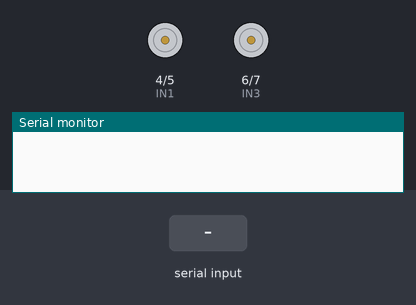
Bench run of a sketch on a simulated Arduino Uno, built with avr-gcc and run on an emulated ATmega328P. On the bench: motor-driver pin pairs drawn as motors (green arrow = first pin HIGH = forward, orange = second pin HIGH = backward, longer = more drive), the last lines printed to the serial monitor. The test bench sets the inputs (shaded band).

Above: at 1.2 s.
1.3 s: "F" received over the second serial link
At 2.0 s:
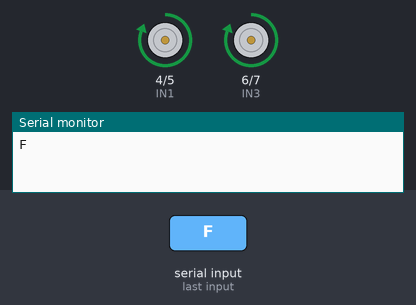
2.8 s: "B" received over the second serial link
At 3.2 s:
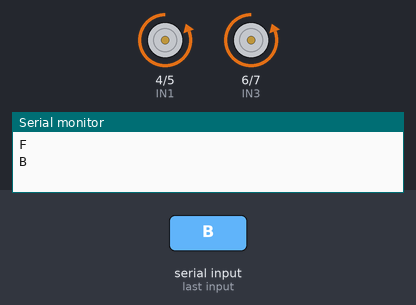
4.3 s: "L" received over the second serial link
At 5.5 s:
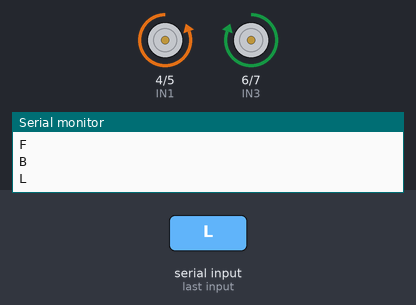
5.8 s: "R" received over the second serial link
At 6.6 s:
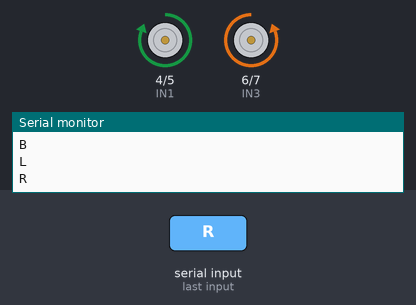
Timing chart, 0 to 8.3 s (numbered marks = the images above; inputs shaded):
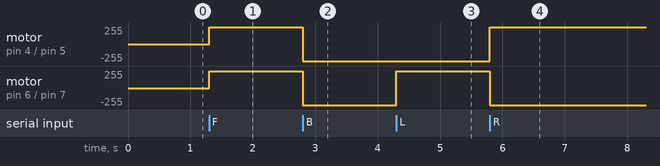

Measured:
- after the input at 1.3 s, motor on pin 4 (IN1) / pin 5 (IN2), motor on pin 6 (IN3) / pin 7 (IN4): stopped → forward 255/255 at once
- after the input at 2.8 s, motor on pin 4 (IN1) / pin 5 (IN2), motor on pin 6 (IN3) / pin 7 (IN4): forward 255/255 → backward 255/255 at once
- after the input at 4.3 s, motor on pin 6 (IN3) / pin 7 (IN4): backward 255/255 → forward 255/255 at once
- after the input at 5.8 s, motor on pin 4 (IN1) / pin 5 (IN2): backward 255/255 → forward 255/255 at once; motor on pin 6 (IN3) / pin 7 (IN4): forward 255/255 → backward 255/255 at once

The sketch:

Receiver_Code.ino
```cpp
#include <SoftwareSerial.h>

SoftwareSerial BT(2, 3); // RX, TX

// Motor driver pins
int IN1 = 4;
int IN2 = 5;
int IN3 = 6;
int IN4 = 7;

char command;

void setup() {
  BT.begin(9600);
  Serial.begin(9600);

  pinMode(IN1, OUTPUT);
  pinMode(IN2, OUTPUT);
  pinMode(IN3, OUTPUT);
  pinMode(IN4, OUTPUT);

  stopCar();
}

void loop() {
  if (BT.available()) {
    command = BT.read();
    Serial.println(command);

    if (command == 'F') {
      forward();
    }
    else if (command == 'B') {
      backward();
    }
    else if (command == 'L') {
      left();
    }
    else if (command == 'R') {
      right();
    }
    else if (command == 'S') {
      stopCar();
    }
  }
}

void forward() {
  digitalWrite(IN1, HIGH);
  digitalWrite(IN2, LOW);
  digitalWrite(IN3, HIGH);
  digitalWrite(IN4, LOW);
}

void backward() {
  digitalWrite(IN1, LOW);
  digitalWrite(IN2, HIGH);
  digitalWrite(IN3, LOW);
  digitalWrite(IN4, HIGH);
}

void left() {
  digitalWrite(IN1, LOW);
  digitalWrite(IN2, HIGH);
  digitalWrite(IN3, HIGH);
  digitalWrite(IN4, LOW);
}

void right() {
  digitalWrite(IN1, HIGH);
  digitalWrite(IN2, LOW);
  digitalWrite(IN3, LOW);
  digitalWrite(IN4, HIGH);
}

void stopCar() {
  digitalWrite(IN1, LOW);
  digitalWrite(IN2, LOW);
  digitalWrite(IN3, LOW);
  digitalWrite(IN4, LOW);
}
```
